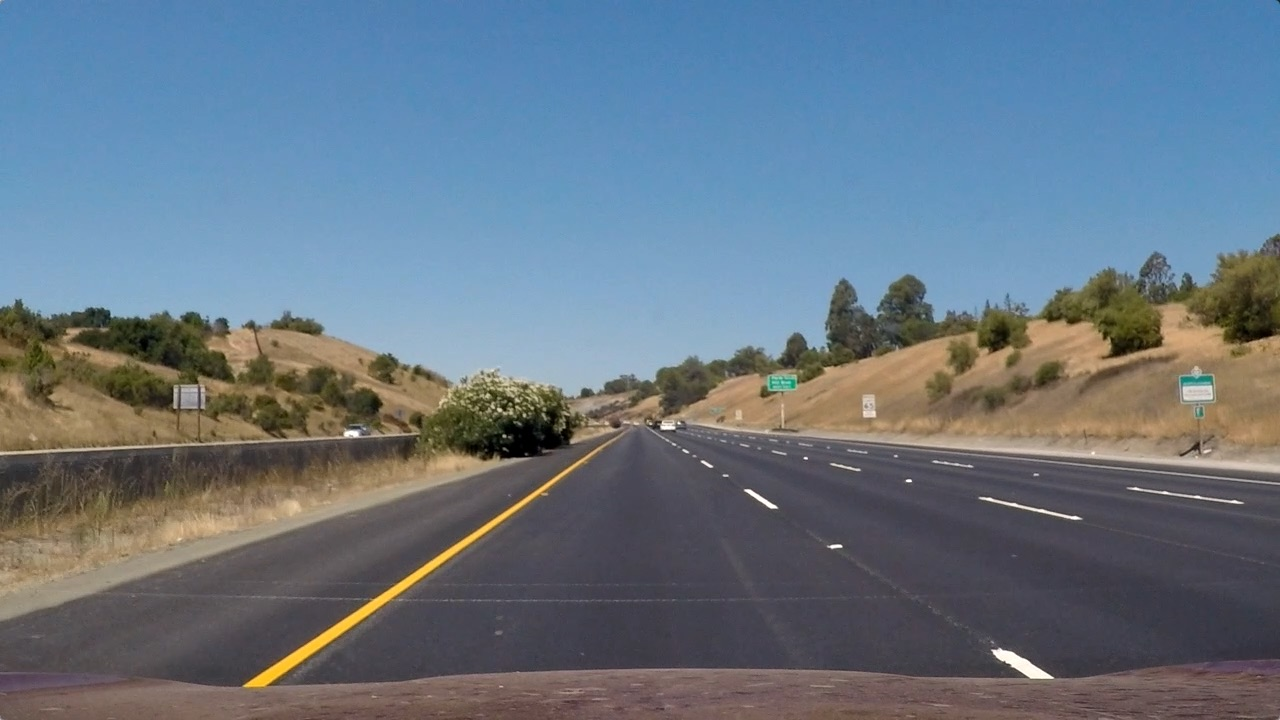
#> input picture test_images/straight_lines1.jpg, 1280 x 720 px; its folder holds only this picture in this run
$ python -i video_out.py   (imports and definitions only)   (older library calls are emulated)
#> lines starting #> are read from the running program, lines starting #| are printed output that depends on the picture; after the words box and inside, x2 and y2 are one past the last pixel; in counts of white or black regions, pixels touching at a corner belong together
import cv2
import numpy as np
import matplotlib.image as mpimg
import matplotlib.pyplot as plt
import pickle
from moviepy.editor import VideoFileClip

i = 0
lane_found = False
left_fit_old = []
right_fit_old = []

def abs_sobel_thresh(abs_sobelx, abs_sobely, orient='x', thresh=(0, 255)):
    if orient == 'x':
        scaled_sobel = np.uint8(255*abs_sobelx/np.max(abs_sobelx))
    if orient == 'y':
        scaled_sobel = np.uint8(255*abs_sobely/np.max(abs_sobely))

    grad_binary = np.zeros_like(scaled_sobel)
    grad_binary[(scaled_sobel >= thresh[0]) & (scaled_sobel <= thresh[1])] = 1
    return grad_binary

# Outputs magnitude of the gradient in the given threshold
def mag_thresh(sobelx, sobely, thresh=(0, 255)):
    abs_sobelxy = np.sqrt(sobelx**2 + sobely**2)

    scaled_sobel = np.uint8(255*abs_sobelxy/np.max(abs_sobelxy))

    mag_binary = np.zeros_like(scaled_sobel)
    mag_binary[(scaled_sobel >= thresh[0]) & (scaled_sobel <= thresh[1])] = 1
    return mag_binary

# Outputs direction of the gradient in the given threshold
def dir_threshold(abs_sobelx, abs_sobely, thresh=(0, np.pi/2)):
    grad_dir = np.arctan2(abs_sobely, abs_sobelx)

    dir_binary = np.zeros_like(grad_dir)
    dir_binary[(grad_dir >= thresh[0]) & (grad_dir <= thresh[1])] = 1
    return dir_binary

def threshold(ch, thresh=(0, 255)):
    binary = np.zeros_like(ch)
    binary[(ch > thresh[0]) & (ch <= thresh[1])] = 1
    return binary

#Search lane from scratch using sliding windows
def window_lane(warped, nonzeroy, nonzerox):
	global lane_found, left_fit_old, right_fit_old

	margin = 100
	histogram = np.sum(warped[warped.shape[0]//2:, :], axis=0)

	mid = np.int(histogram.shape[0]//2)
	leftx_base = np.argmax(histogram[:mid])
	rightx_base = np.argmax(histogram[mid+1:]) + mid

	nwindows = 9
	window_height = np.int(warped.shape[0]//nwindows)

	leftx_current = leftx_base
	rightx_current = rightx_base
	left_lane_inds = []
	right_lane_inds = []
	minpix = 50

	for window in range(nwindows):
	    win_y_low = warped.shape[0] - (window+1)*window_height
	    win_y_high = warped.shape[0] - window*window_height
	    win_xleft_low = leftx_current - margin
	    win_xleft_high = leftx_current + margin
	    win_xright_low = rightx_current - margin
	    win_xright_high = rightx_current + margin
	    # Draw the windows on the visualization image
	    cv2.rectangle(warped,(win_xleft_low,win_y_low),(win_xleft_high,win_y_high), (0,255,0), 2)
	    cv2.rectangle(warped,(win_xright_low,win_y_low),(win_xright_high,win_y_high), (0,255,0), 2)
	    # Identify the nonzero pixels in x and y within the window
	    good_left_inds = ((nonzeroy >= win_y_low) & (nonzeroy < win_y_high) & (nonzerox >= win_xleft_low) &
	    	(nonzerox < win_xleft_high)).nonzero()[0]
	    good_right_inds = ((nonzeroy >= win_y_low) & (nonzeroy < win_y_high) & (nonzerox >= win_xright_low) &
	    	(nonzerox < win_xright_high)).nonzero()[0]
	    # Append these indices to the lists
	    left_lane_inds.append(good_left_inds)
	    right_lane_inds.append(good_right_inds)
	    # If you found > minpix pixels, recenter next window on their mean position
	    if len(good_left_inds) > minpix:
	        leftx_current = np.int(np.mean(nonzerox[good_left_inds]))
	    if len(good_right_inds) > minpix:
	        rightx_current = np.int(np.mean(nonzerox[good_right_inds]))

	left_lane_inds = np.concatenate(left_lane_inds)
	right_lane_inds = np.concatenate(right_lane_inds)

	# Extract left and right line pixel positions
	leftx = nonzerox[left_lane_inds]
	lefty = nonzeroy[left_lane_inds]
	rightx = nonzerox[right_lane_inds]
	righty = nonzeroy[right_lane_inds]

	# Fit a second order polynomial to each
	left_fit = np.polyfit(lefty, leftx, 2)
	right_fit = np.polyfit(righty, rightx, 2)

	# Generate x and y values for plotting
	ploty = np.linspace(0, warped.shape[0]-1, warped.shape[0])
	left_fitx = left_fit[0]*ploty**2 + left_fit[1]*ploty + left_fit[2]
	right_fitx = right_fit[0]*ploty**2 + right_fit[1]*ploty + right_fit[2]

	left_fit_old = left_fit
	right_fit_old = right_fit

	return left_fit, left_fitx, right_fit, right_fitx

#Search lane using previous lane
def prev_lane(warped, nonzeroy, nonzerox):
	global lane_found, left_fit_old, right_fit_old
	margin = 100

	left_lane_inds = ((nonzerox > (left_fit_old[0]*(nonzeroy**2) + left_fit_old[1]*nonzeroy + left_fit_old[2] - margin))
		& (nonzerox < (left_fit_old[0]*(nonzeroy**2) + left_fit_old[1]*nonzeroy + left_fit_old[2] + margin)))
	right_lane_inds = ((nonzerox > (right_fit_old[0]*(nonzeroy**2) + right_fit_old[1]*nonzeroy + right_fit_old[2] - margin))
		& (nonzerox < (right_fit_old[0]*(nonzeroy**2) + right_fit_old[1]*nonzeroy + right_fit_old[2] + margin)))

	# Extract left and right line pixel positions
	leftx = nonzerox[left_lane_inds]
	lefty = nonzeroy[left_lane_inds]
	rightx = nonzerox[right_lane_inds]
	righty = nonzeroy[right_lane_inds]

	r_range = (np.min(rightx) >= 640) & (np.max(rightx) <= 1280)
	l_range = (np.min(leftx) >= 0) & (np.max(leftx) <= 640)
	in_range = r_range & l_range

	if(in_range):
		# Fit a second order polynomial to each
		left_fit = np.polyfit(lefty, leftx, 2)
		right_fit = np.polyfit(righty, rightx, 2)

		# Generate x and y values for plotting
		ploty = np.linspace(0, warped.shape[0]-1, warped.shape[0])
		left_fitx = left_fit[0]*ploty**2 + left_fit[1]*ploty + left_fit[2]
		right_fitx = right_fit[0]*ploty**2 + right_fit[1]*ploty + right_fit[2]

		left_fit_old = left_fit
		right_fit_old = right_fit
	else:
		left_fit, left_fitx, right_fit, right_fitx = window_lane(warped, nonzeroy, nonzerox)

	return left_fit, left_fitx, right_fit, right_fitx

def process_img(img):
	dist_pickle = pickle.load(open('calibration.p', 'rb'))
#> (reads calibration.p from the repository)
	mtx = dist_pickle['mtx']
	dist = dist_pickle['dist']

    # Define conversions in x and y from pixels space to meters
	ym_per_pix = 30/720 # meters per pixel in y dimension
	xm_per_pix = 3.7/710 # meters per pixel in x dimension

	out = cv2.undistort(img, mtx, dist, None, mtx)

	r = out[:, :, 0]
	hls = cv2.cvtColor(out, cv2.COLOR_RGB2HLS)
#> hls: shape (720, 1280, 3); mean of channels 0, 1, 2 87.3, 117.4, 66.4
	h = hls[:, :, 0]
	s = hls[:, :, 2]
	lab = cv2.cvtColor(out, cv2.COLOR_RGB2LAB)
#> lab: shape (720, 1280, 3); mean of channels 0, 1, 2 124.9, 127.7, 119.8
	b = lab[:, :, 2]
	luv = cv2.cvtColor(out, cv2.COLOR_RGB2LUV)
#> luv: shape (720, 1280, 3); mean of channels 0, 1, 2 124.3, 92.1, 123
	l = luv[:, :, 0]

	k = 15
	sobelx = cv2.Sobel(s, cv2.CV_64F, 1, 0, ksize=k) # Derivative in X direction
	sobely = cv2.Sobel(s, cv2.CV_64F, 0, 1, ksize=k) # Derivative in Y direction
	abs_sobelx = np.absolute(sobelx) #Absolute value of X derivative
	abs_sobely = np.absolute(sobely) #Absolute value of Y derivative

	r_binary = threshold(r, thresh=(175, 255))
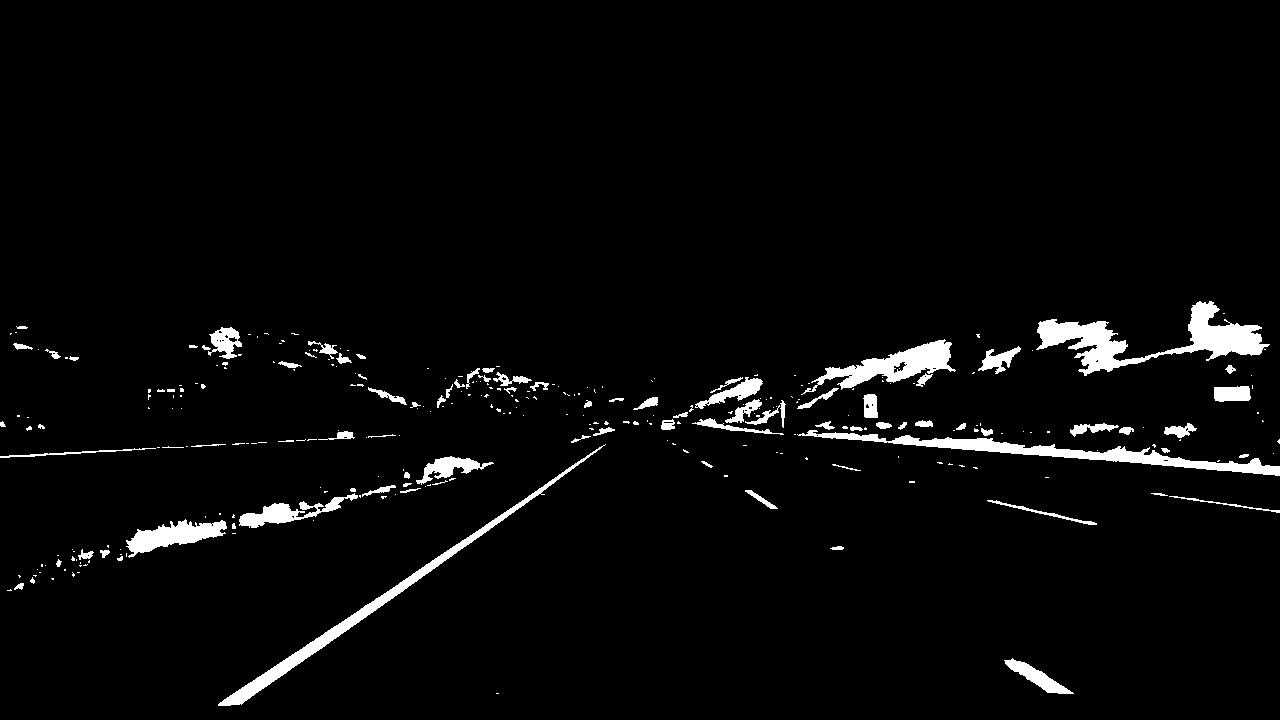
#> r_binary: shape (720, 1280); values 0 (black) and 1 (white), 3.4% white; 304 white regions (212 under 20 px), largest, box (x1, y1, x2, y2) and area: (1036, 301, 1270, 376) 5463, (797, 430, 1280, 476) 4202, (218, 444, 606, 706) 3702
	b_binary = threshold(b, thresh=(155, 225))
#> b_binary: shape (720, 1280); values 0 (black) and 1 (white), 1.1% white; 63 white regions (47 under 20 px), largest, box (x1, y1, x2, y2) and area: (218, 457, 587, 708) 5140, (1196, 316, 1280, 357) 1548, (1122, 292, 1187, 337) 1528
	h_binary = threshold(h, thresh=(10, 100))
#> h_binary: shape (720, 1280); values 0 (black) and 1 (white), 23.5% white; 132 white regions (110 under 20 px), largest, box (x1, y1, x2, y2) and area: (0, 243, 1280, 716) 213483, (1007, 661, 1077, 701) 1142, (1008, 507, 1074, 525) 254
	l_binary = threshold(l, thresh=(220, 255))
#> l_binary: shape (720, 1280); values 0 (black) and 1 (white), 0.14% white; 29 white regions (22 under 20 px), largest, box (x1, y1, x2, y2) and area: (1004, 659, 1073, 694) 730, (746, 490, 777, 509) 116, (1035, 511, 1095, 524) 92
	s_binary = threshold(s, thresh=(180, 255))
#> s_binary: shape (720, 1280); values 0 (black) and 1 (white), 0.56% white; 158 white regions (126 under 20 px), largest, box (x1, y1, x2, y2) and area: (221, 475, 561, 705) 2789, (1007, 661, 1070, 693) 545, (497, 446, 524, 458) 121

	gradx = abs_sobel_thresh(abs_sobelx, abs_sobely, orient='x', thresh=(20, 100))
#> gradx: shape (720, 1280); values 0 (black) and 1 (white), 4.3% white; 648 white regions (316 under 20 px), largest, box (x1, y1, x2, y2) and area: (212, 440, 614, 710) 7381, (472, 386, 583, 463) 2577, (1113, 308, 1191, 357) 1282
	grady = abs_sobel_thresh(abs_sobelx, abs_sobely,  orient='y', thresh=(40, 90))
#> grady: shape (720, 1280); values 0 (black) and 1 (white), 1.8% white; 383 white regions (200 under 20 px), largest, box (x1, y1, x2, y2) and area: (217, 443, 600, 711) 3440, (1068, 259, 1154, 288) 381, (997, 306, 1077, 322) 373
	mag_binary = mag_thresh(sobelx, sobely, thresh=(30, 100))
#> mag_binary: shape (720, 1280); values 0 (black) and 1 (white), 4.5% white; 327 white regions (179 under 20 px), largest, box (x1, y1, x2, y2) and area: (213, 441, 611, 712) 4213, (20, 313, 468, 391) 3081, (581, 269, 933, 390) 2893
	dir_binary = dir_threshold(abs_sobelx, abs_sobely, thresh=(0.7, 1.2))
#> in dir_threshold, `grad_dir = np.arctan2(abs_sobely, abs_sobelx)`:
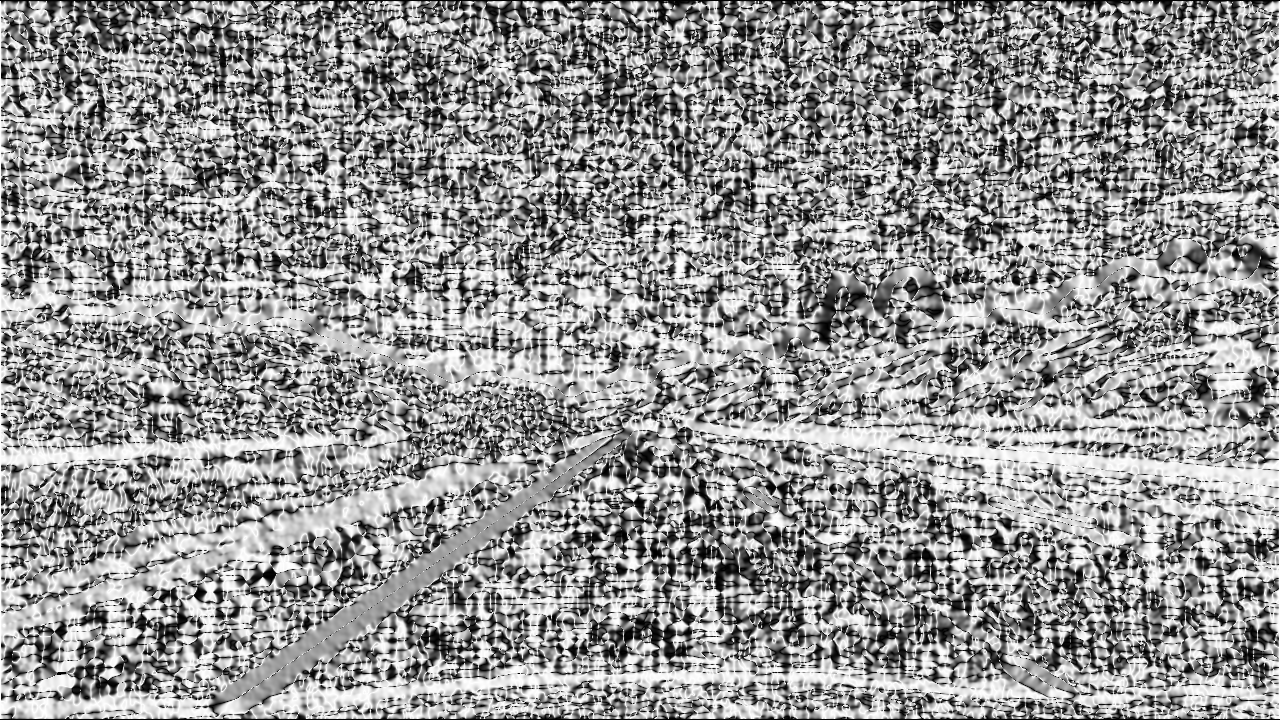
#> grad_dir: shape (720, 1280) float64; min 0, max 1.57, mean 0.92; drawn with min black and max white
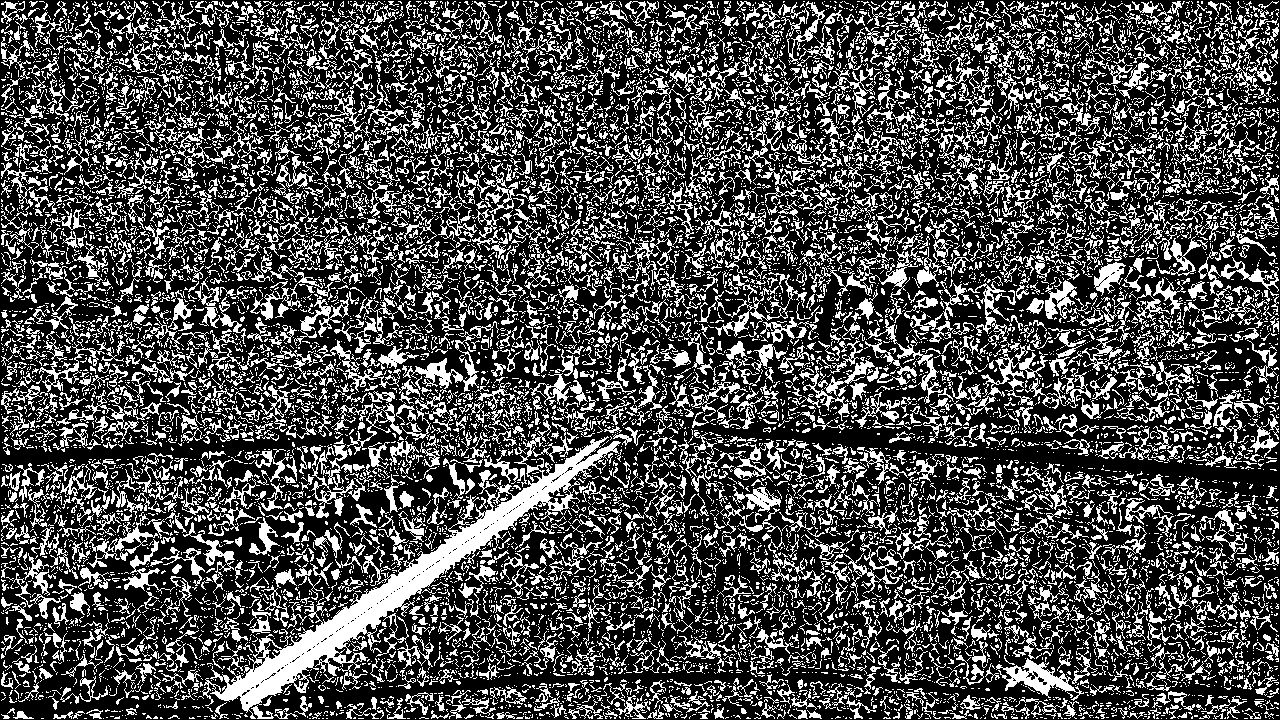
#> dir_binary: shape (720, 1280) float64; values 0 (black) and 1 (white), 30% white in thin lines or dots

	combined = np.zeros_like(mag_binary)
	combined[((gradx == 1) & (grady == 1) & (r_binary==1)) | ((h_binary==1) & (s_binary==1)) | (b_binary==1) | (l_binary==1)] = 1

	img_size = out.shape[1], out.shape[0]
#> img_size = (1280, 720)
	ymax = img_size[0]-1
#> ymax = 1279

	midh = img_size[0]/2
#> midh = 640
	topv = img_size[1]*(2/3)
#> topv = 480
	src = np.float32([(200, ymax), (580, midh), (720, midh), (1050, ymax-20)])
	dst = np.float32([(280, ymax), (400, 290), (920, 290), (960, ymax)])

	#Perform perspective transform
	M = cv2.getPerspectiveTransform(src, dst)
	warped = cv2.warpPerspective(combined, M, img_size, flags=cv2.INTER_LINEAR)
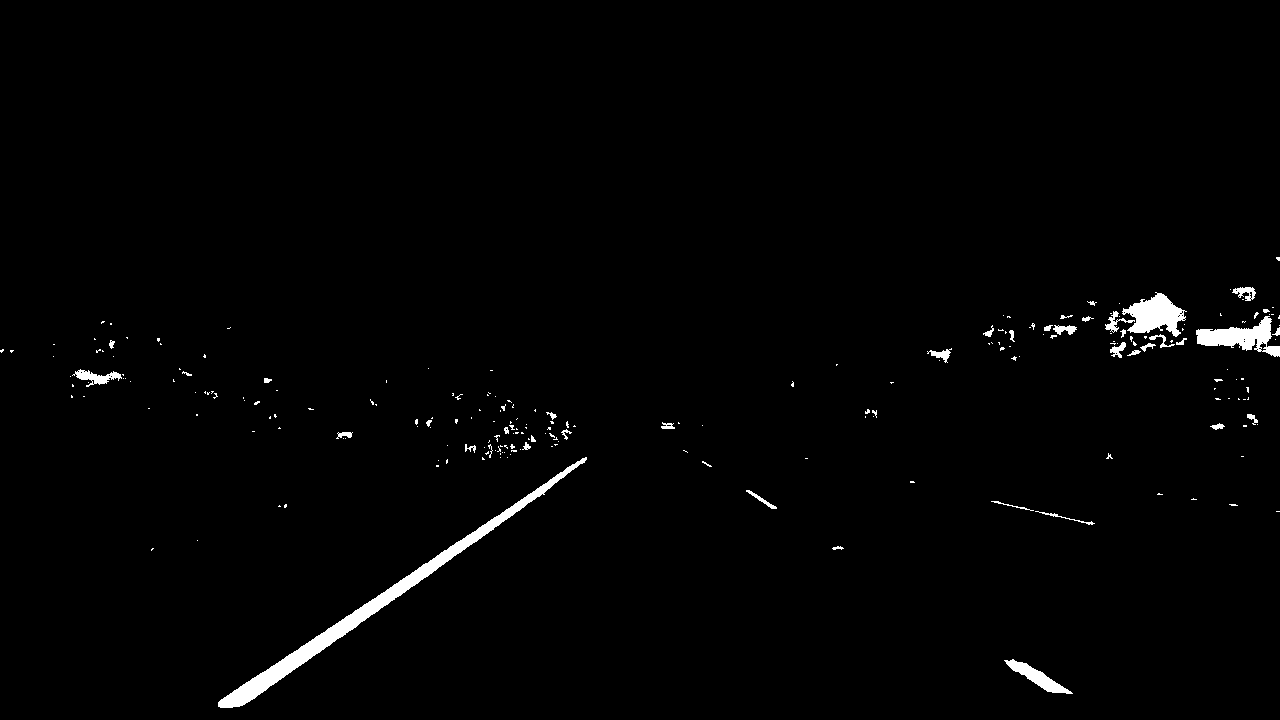
#> combined: shape (720, 1280); values 0 (black) and 1 (white), 1.4% white; 228 white regions (185 under 20 px), largest, box (x1, y1, x2, y2) and area: (218, 457, 587, 708) 5142, (1122, 292, 1187, 337) 1568, (1196, 316, 1280, 357) 1553

	nonzero = warped.nonzero()
#> nonzero = (empty array, empty array)
	nonzeroy = np.array(nonzero[0])
#> nonzeroy = empty array
	nonzerox = np.array(nonzero[1])
#> nonzerox = empty array

	global lane_found
	if not lane_found:
		left_fit, left_fitx, right_fit, right_fitx = window_lane(warped, nonzeroy, nonzerox)
#> after the loop in window_lane, `for window in range(nwindows):`: warped: shape (720, 1280); every value is 0
		lane_found = True
	else:
		left_fit, left_fitx, right_fit, right_fitx = prev_lane(warped, nonzeroy, nonzerox)

	lane_center = (left_fitx[-1] + right_fitx[-1])/2
	camera_center = img_size[0]/2
	lane_distance = (camera_center - lane_center) * xm_per_pix

	# Create an image to draw on and an image to show the selection window
	out_img = np.dstack((warped, warped, warped))*255

	ploty = np.linspace(0, warped.shape[0]-1, warped.shape[0])
	# Fit new polynomials to x,y in world space
	left_fit_cr = np.polyfit(ploty*ym_per_pix, left_fitx*xm_per_pix, 2)
	right_fit_cr = np.polyfit(ploty*ym_per_pix, right_fitx*xm_per_pix, 2)

	y_eval = np.max(ploty)
	# Calculate the new radii of curvature
	l_roc = ((1 + (2*left_fit_cr[0]*y_eval*ym_per_pix + left_fit_cr[1])**2)**1.5) / np.absolute(2*left_fit_cr[0])
	r_roc = ((1 + (2*right_fit_cr[0]*y_eval*ym_per_pix + right_fit_cr[1])**2)**1.5) / np.absolute(2*right_fit_cr[0])

	#Start warping lane on undistorted image
	roc = round((l_roc + r_roc)/2, 2)
	dist = round(lane_distance, 2)
	abs_dist = abs(dist)

	warp_zero = np.zeros_like(out).astype(np.uint8)

	# Recast the x and y points into usable format for cv2.fillPoly()
	pts_left = np.array([np.transpose(np.vstack([left_fitx, ploty]))])
	pts_right = np.array([np.flipud(np.transpose(np.vstack([right_fitx, ploty])))])
	pts = np.hstack((pts_left, pts_right))

	# Draw the lane onto the warped blank image
	cv2.fillPoly(warp_zero, np.int_([pts]), (0, 255, 0))

	Minv = cv2.getPerspectiveTransform(dst, src)
	newwarp = cv2.warpPerspective(warp_zero, Minv, (img.shape[1], img.shape[0]))
	result = cv2.addWeighted(out, 1, newwarp, 0.3, 0)

	#Put the text on the image
	text = 'Radius of curvature = ' + str(roc) + 'm'
	cv2.putText(result, text, org=(0, 50), fontFace=cv2.FONT_HERSHEY_SIMPLEX, fontScale=1, color=(255, 255, 255), thickness=2)
	if dist > 0:
		text2 = 'Vehicle is '+ str(abs_dist) + 'm right from the center'
	elif dist < 0:
		text2 = 'Vehicle is '+ str(abs_dist) + 'm left from the center'
	else:
		text2 = 'Vehicle is exactly at the center'
	cv2.putText(result, text2, org=(0, 100), fontFace=cv2.FONT_HERSHEY_SIMPLEX, fontScale=1, color=(255, 255, 255), thickness=2)

	return result

# [1 line that did not run here, left out]
# [1 line that did not run here, left out]
# [1 line not run here, left out]

>>> import cv2
>>> picture = cv2.cvtColor(cv2.imread('test_images/straight_lines1.jpg'), cv2.COLOR_BGR2RGB)
#> (the run stopped early here; a loop or call above may not have finished)
